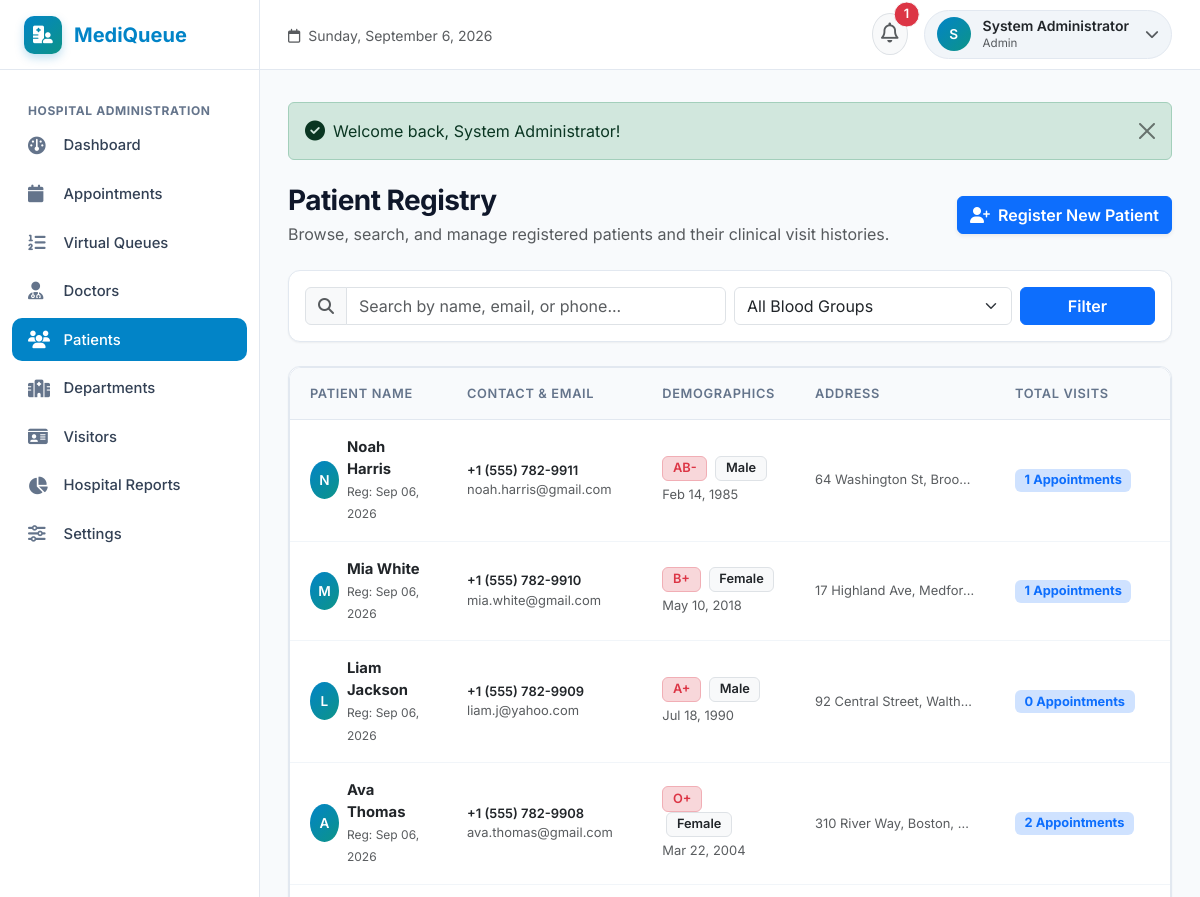
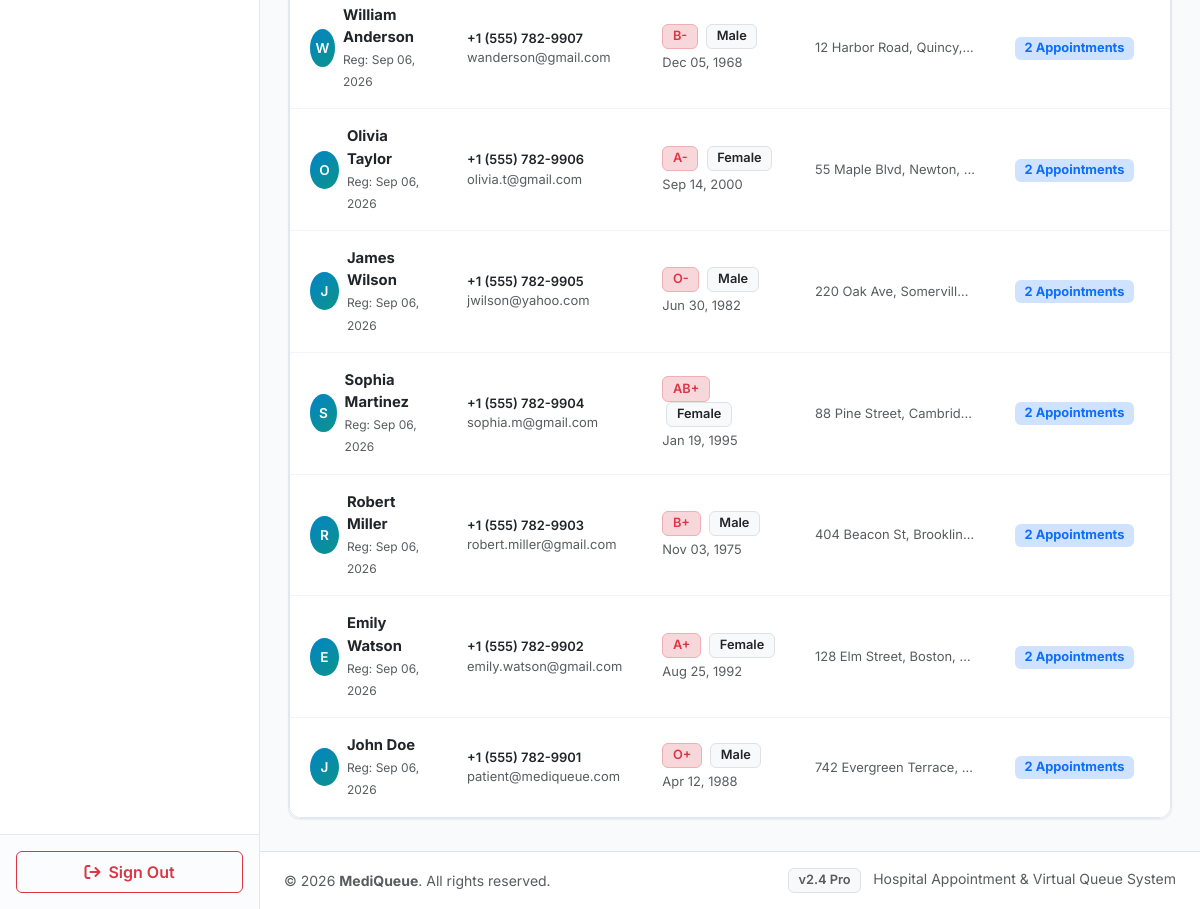
Screenshot of /admin/patients.php (signed in) with the database file from the repository (2 pictures, top to bottom).
### tables this page shows
CREATE TABLE `patients` (
  `id` INT AUTO_INCREMENT PRIMARY KEY,
  `user_id` INT NOT NULL,
  `date_of_birth` DATE NULL,
  `gender` ENUM('Male', 'Female', 'Other') DEFAULT 'Male',
  `blood_group` VARCHAR(10) DEFAULT 'O+',
  `address` TEXT NULL,
  `emergency_contact` VARCHAR(30) NULL,
  `created_at` TIMESTAMP DEFAULT CURRENT_TIMESTAMP,
  CONSTRAINT `fk_patients_user` FOREIGN KEY (`user_id`) REFERENCES `users` (`id`) ON DELETE CASCADE
);

CREATE TABLE `users` (
  `id` INT AUTO_INCREMENT PRIMARY KEY,
  `name` VARCHAR(150) NOT NULL,
  `email` VARCHAR(150) NOT NULL UNIQUE,
  `password` VARCHAR(255) NOT NULL,
  `role` ENUM('patient', 'doctor', 'admin') NOT NULL DEFAULT 'patient',
  `phone` VARCHAR(30) NULL,
  `status` ENUM('active', 'inactive') NOT NULL DEFAULT 'active',
  `avatar` VARCHAR(255) NULL,
  `created_at` TIMESTAMP DEFAULT CURRENT_TIMESTAMP
);

### includes/functions.php (called while the page is built, shortened)
<?php
function format_date($dateStr) {
    $timestamp = strtotime($dateStr);
    return date('M d, Y', $timestamp);
}

### admin/patients.php (the view, shortened to what this page needs)
<?php
require_once __DIR__ . '/../includes/functions.php';
$conn = get_db_connection();
$search = trim($_GET['search'] ?? '');
$query = "
    SELECT p.*, u.name, u.email, u.phone, u.status as user_status,
           COUNT(a.id) as total_appointments
    FROM patients p
    JOIN users u ON p.user_id = u.id
    LEFT JOIN appointments a ON p.id = a.patient_id
    WHERE 1=1
";
$params = [];
$query .= " GROUP BY p.id ORDER BY p.id DESC";
$stmt = $conn->prepare($query);
$stmt->execute($params);
$patients = $stmt->fetchAll();
include __DIR__ . '/../includes/header.php';
?>
<div class="d-flex flex-column flex-md-row justify-content-between align-items-md-center mb-4 gap-3">
    <div>
        <h3 class="fw-bold mb-1">Patient Registry</h3>
        <p class="text-muted mb-0">Browse, search, and manage registered patients and their clinical visit histories.</p>
    </div>
    <button type="button" class="btn btn-primary fw-semibold shadow-sm" data-bs-toggle="modal" data-bs-target="#newPatientModal">
        <i class="fa-solid fa-user-plus me-1"></i> Register New Patient
    </button>
</div>
<div class="mq-card p-3 mb-4 bg-white">
    <form action="<?= BASE_URL ?>/admin/patients.php" method="GET" class="row g-2 align-items-center">
        <div class="col-md-6">
            <div class="input-group">
                <span class="input-group-text bg-light text-muted"><i class="fa-solid fa-magnifying-glass"></i></span>
                <input type="text" name="search" class="form-control" placeholder="Search by name, email, or phone..." value="<?= htmlspecialchars($search) ?>">
            </div>
        </div>
        <div class="col-md-4">
            <select name="blood_group" class="form-select">
                <option value="">All Blood Groups</option>
            </select>
        </div>
        <div class="col-md-2 d-flex gap-2">
            <button type="submit" class="btn btn-primary w-100 fw-semibold">Filter</button>
        </div>
    </form>
</div>
<div class="mq-card p-0 bg-white">
    <div class="mq-table-responsive">
        <table class="table mq-table align-middle">
            <thead>
                <tr>
                    <th>Patient Name</th>
                    <th>Contact & Email</th>
                    <th>Demographics</th>
                    <th>Address</th>
                    <th>Total Visits</th>
                    <th>Actions</th>
                </tr>
            </thead>
            <tbody>
                <?php if (empty($patients)): ?>
                    <tr>
                        <td colspan="6" class="text-center py-5 text-muted small">No patients found.</td>
                    </tr>
                <?php else: ?>
                    <?php foreach ($patients as $p): ?>
                        <tr>
                            <td>
                                <div class="d-flex align-items-center gap-2">
                                    <div class="user-avatar" style="width: 38px; height: 38px;">
                                        <?= strtoupper(substr($p['name'], 0, 1)) ?>
                                    </div>
                                    <div>
                                        <strong class="text-dark d-block"><?= htmlspecialchars($p['name']) ?></strong>
                                        <span class="text-muted" style="font-size: 0.75rem;">Reg: <?= date('M d, Y', strtotime($p['created_at'])) ?></span>
                                    </div>
                                </div>
                            </td>
                            <td>
                                <div class="text-dark small fw-semibold"><?= htmlspecialchars($p['phone'] ?: 'N/A') ?></div>
                                <div class="text-muted small"><?= htmlspecialchars($p['email']) ?></div>
                            </td>
                            <td>
                                <span class="badge bg-danger-subtle text-danger border border-danger-subtle"><?= htmlspecialchars($p['blood_group'] ?: 'O+') ?></span>
                                <span class="badge bg-light text-dark border ms-1"><?= htmlspecialchars($p['gender'] ?: 'Male') ?></span>
                                <?php if ($p['date_of_birth']): ?>
                                    <span class="text-muted d-block small mt-1"><?= format_date($p['date_of_birth']) ?></span>
                                <?php endif; ?>
                            </td>
                            <td style="max-width: 200px;">
                                <span class="small text-muted text-truncate d-block" title="<?= htmlspecialchars($p['address'] ?? '') ?>">
                                    <?= htmlspecialchars($p['address'] ?: 'Not recorded') ?>
                                </span>
                            </td>
                            <td>
                                <span class="badge bg-primary-subtle text-primary fw-bold"><?= $p['total_appointments'] ?> Appointments</span>
                            </td>
                            <td>
                            </td>
                        </tr>
                    <?php endforeach; ?>
                <?php endif; ?>
            </tbody>
        </table>
    </div>
</div>
<?php include __DIR__ . '/../includes/footer.php'; ?>

### assets/css/style.css (style rules this page uses)
:root { --mq-primary: #0284c7; --mq-primary-dark: #0369a1; --mq-primary-light: #e0f2fe; --mq-secondary: #0d9488; --mq-secondary-light: #ccfbf1; --mq-dark: #0f172a; --mq-slate: #334155; --mq-muted: #64748b; --mq-bg: #f8fafc; --mq-card-bg: #ffffff; --mq-border: #e2e8f0; --mq-sidebar-width: 260px; --mq-header-height: 70px; --mq-font-sans: 'Inter', -apple-system, BlinkMacSystemFont, "Segoe UI", Roboto, "Helvetica Neue", Arial, sans-serif; --mq-radius: 12px; --mq-radius-lg: 16px; --mq-shadow-sm: 0 1px 2px 0 rgba(0, 0, 0, 0.05); --mq-shadow: 0 4px 6px -1px rgba(0, 0, 0, 0.06), 0 2px 4px -2px rgba(0, 0, 0, 0.04); --mq-shadow-lg: 0 10px 15px -3px rgba(0, 0, 0, 0.08), 0 4px 6px -4px rgba(0, 0, 0, 0.03); }
body { font-family: var(--mq-font-sans); background-color: var(--mq-bg); color: var(--mq-slate); min-height: 100vh; margin: 0; display: flex; flex-direction: column; }
h1, h2, h3, h4, h5, h6 { color: var(--mq-dark); font-weight: 600; letter-spacing: -0.02em; }
.user-avatar { width: 34px; height: 34px; border-radius: 50%; background: linear-gradient(135deg, var(--mq-primary), var(--mq-secondary)); color: #ffffff; display: flex; align-items: center; justify-content: center; font-weight: 600; font-size: 0.85rem; }
.mq-card { background-color: var(--mq-card-bg); border: 1px solid var(--mq-border); border-radius: var(--mq-radius); box-shadow: var(--mq-shadow-sm); padding: 1.5rem; transition: transform 0.2s ease, box-shadow 0.2s ease; position: relative; overflow: hidden; }
.mq-table-responsive { background: #ffffff; border-radius: var(--mq-radius); border: 1px solid var(--mq-border); overflow-x: auto; }
.mq-table { width: 100%; margin-bottom: 0; vertical-align: middle; }
.mq-table th { background-color: #f8fafc; color: var(--mq-muted); font-weight: 600; font-size: 0.8rem; text-transform: uppercase; letter-spacing: 0.05em; padding: 1rem 1.25rem; border-bottom: 1px solid var(--mq-border); }
.mq-table td { padding: 1rem 1.25rem; border-bottom: 1px solid #f1f5f9; color: var(--mq-slate); font-size: 0.925rem; }
.mq-table tr:last-child td { border-bottom: none; }
.badge { padding: 0.4em 0.75em; font-weight: 600; border-radius: 6px; font-size: 0.8rem; }

### rows the page displays
patients: user.name "N", user.name "Noah Harris", created_at "Sep 06, 2026", user.phone "+1 (555) 782-9911", user.email "noah.harris@gmail.com", blood_group "AB-", gender "Male", date_of_birth "Feb 14, 1985", address "64 Washington St, Broo…", total_appointments "1"
patients: user.name "M", user.name "Mia White", created_at "Sep 06, 2026", user.phone "+1 (555) 782-9910", user.email "mia.white@gmail.com", blood_group "B+", gender "Female", date_of_birth "May 10, 2018", address "17 Highland Ave, Medfor…", total_appointments "1"
patients: user.name "L", user.name "Liam Jackson", created_at "Sep 06, 2026", user.phone "+1 (555) 782-9909", user.email "liam.j@yahoo.com", blood_group "A+", gender "Male", date_of_birth "Jul 18, 1990", address "92 Central Street, Walth…", total_appointments "0"
patients: user.name "A", user.name "Ava Thomas", created_at "Sep 06, 2026", user.phone "+1 (555) 782-9908", user.email "ava.thomas@gmail.com", blood_group "O+", gender "Female", date_of_birth "Mar 22, 2004", address "310 River Way, Boston,…", total_appointments "2"
patients: user.name "W", user.name "William Anderson", created_at "Sep 06, 2026", user.phone "+1 (555) 782-9907", user.email "wanderson@gmail.com", blood_group "B-", gender "Male", date_of_birth "Dec 05, 1968", address "12 Harbor Road, Quincy,…", total_appointments "2"
patients: user.name "O", user.name "Olivia Taylor", created_at "Sep 06, 2026", user.phone "+1 (555) 782-9906", user.email "olivia.t@gmail.com", blood_group "A-", gender "Female", date_of_birth "Sep 14, 2000", address "55 Maple Blvd, Newton,…", total_appointments "2"
patients: user.name "J", user.name "James Wilson", created_at "Sep 06, 2026", user.phone "+1 (555) 782-9905", user.email "jwilson@yahoo.com", blood_group "O-", gender "Male", date_of_birth "Jun 30, 1982", address "220 Oak Ave, Somervill…", total_appointments "2"
patients: user.name "S", user.name "Sophia Martinez", created_at "Sep 06, 2026", user.phone "+1 (555) 782-9904", user.email "sophia.m@gmail.com", blood_group "AB+", gender "Female", date_of_birth "Jan 19, 1995", address "88 Pine Street, Cambrid…", total_appointments "2"
patients: user.name "R", user.name "Robert Miller", created_at "Sep 06, 2026", user.phone "+1 (555) 782-9903", user.email "robert.miller@gmail.com", blood_group "B+", gender "Male", date_of_birth "Nov 03, 1975", address "404 Beacon St, Brooklin…", total_appointments "2"
patients: user.name "E", user.name "Emily Watson", created_at "Sep 06, 2026", user.phone "+1 (555) 782-9902", user.email "emily.watson@gmail.com", blood_group "A+", gender "Female", date_of_birth "Aug 25, 1992", address "128 Elm Street, Boston,…", total_appointments "2"
patients: user.name "J", user.name "John Doe", created_at "Sep 06, 2026", user.phone "+1 (555) 782-9901", user.email "patient@mediqueue.com", blood_group "O+", gender "Male", date_of_birth "Apr 12, 1988", address "742 Evergreen Terrace,…", total_appointments "2"

### other values shown
APP_NAME "MediQueue"
$unreadNotifsCount "1"
substr($currentUser['name'] ?? 'U', 0, 1) "S"
$currentUser['name'] "System Administrator"
$currentUser['role'] "Admin"
$flash['message'] "Welcome back, System Administrator!"
